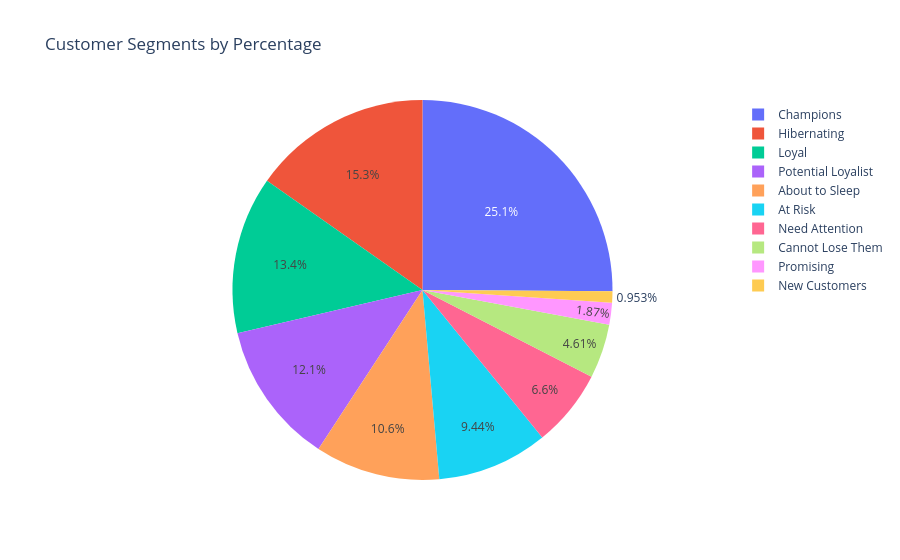

Write notebook code for a chart like this one.
### Code cell
# pie chart
import plotly.express as px

fig = px.pie(profile, values = 'customers', names = 'segment', 
             title = 'Customer Segments by Percentage',
             hover_data = ['customers'])
fig.show()

### Figure 1 — Plotly figure (JSON) as saved in the notebook; plotly's stock layout.template omitted (floating-point values rounded to 4 significant figures)
{"data": [{"customdata": [[1476], [897], [787], [713], [625], [555], [388], [271], [110], [56]], "domain": {"x": [0.0, 1.0], "y": [0.0, 1.0]}, "hovertemplate": "segment=%{label}<br>customers=%{customdata[0]}<extra></extra>", "labels": ["Champions", "Hibernating", "Loyal", "Potential Loyalist", "About to Sleep", "At Risk", "Need Attention", "Cannot Lose Them", "Promising", "New Customers"], "legendgroup": "", "name": "", "showlegend": true, "type": "pie", "values": [1476, 897, 787, 713, 625, 555, 388, 271, 110, 56]}], "layout": {"legend": {"tracegroupgap": 0}, "title": {"text": "Customer Segments by Percentage"}}}
